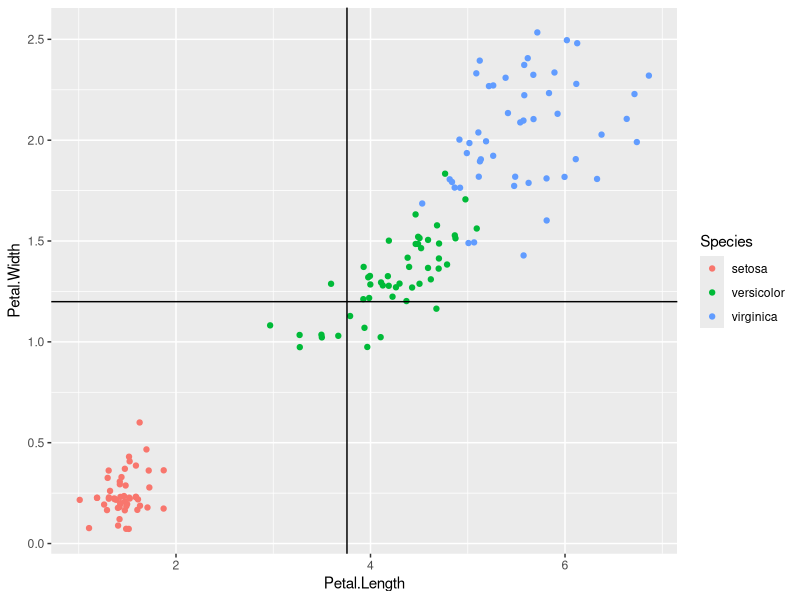
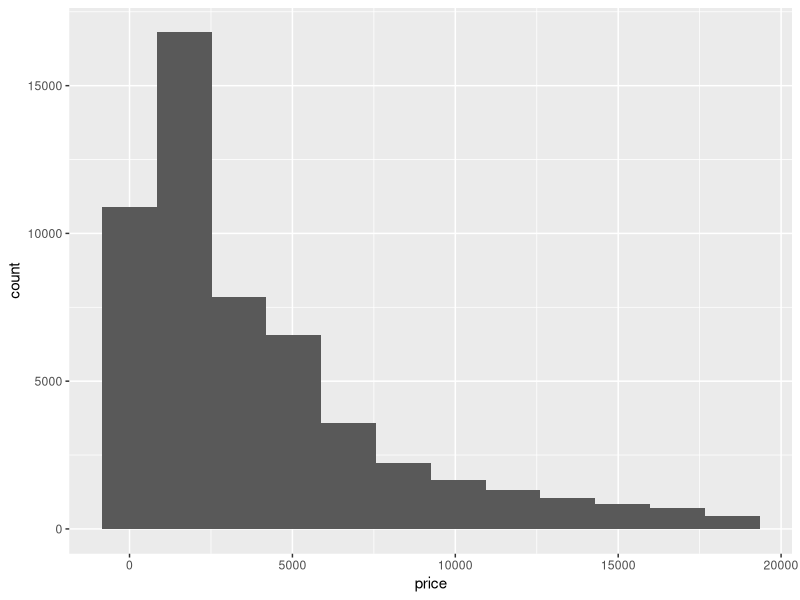
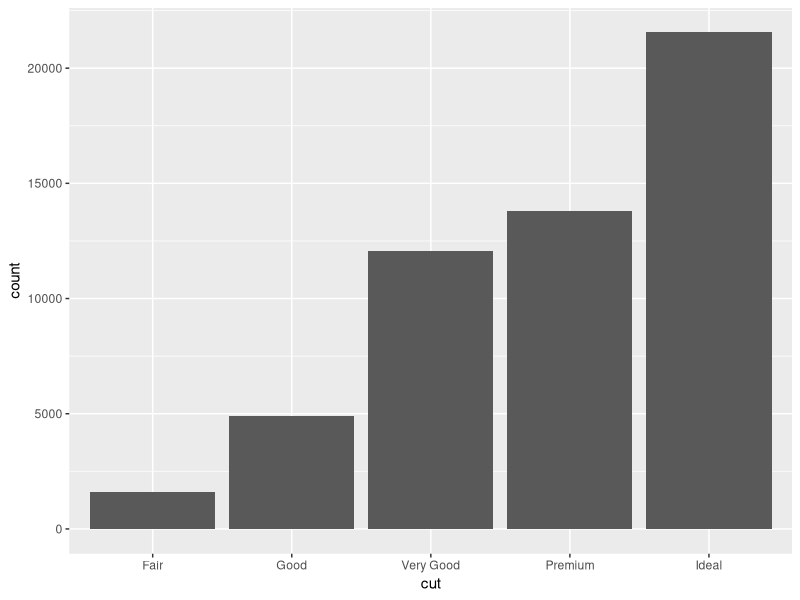
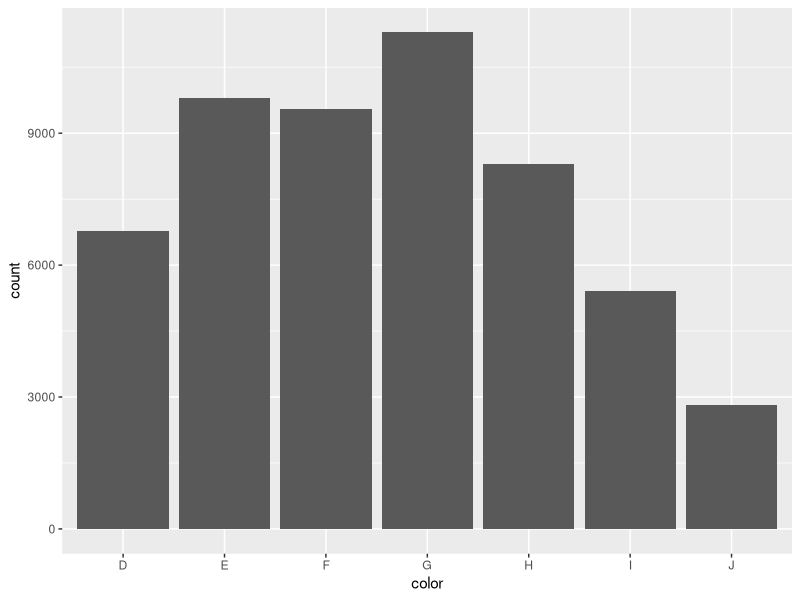
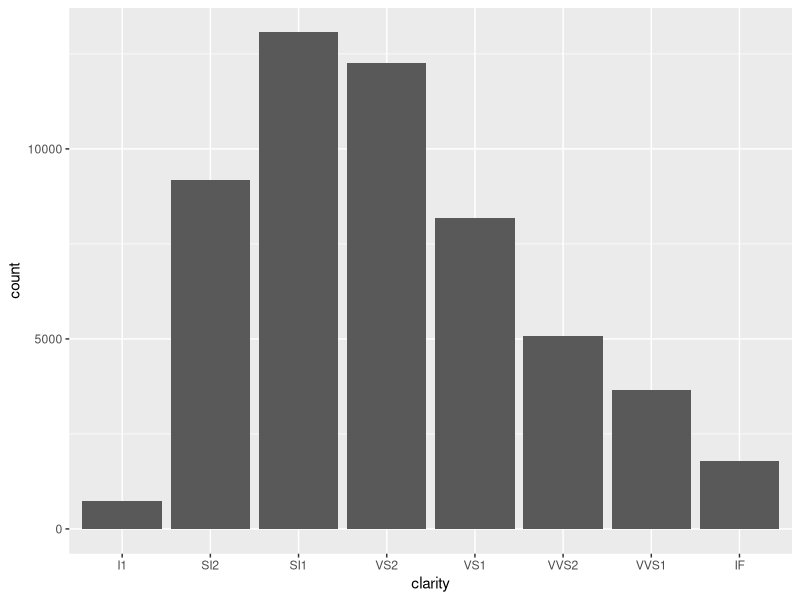
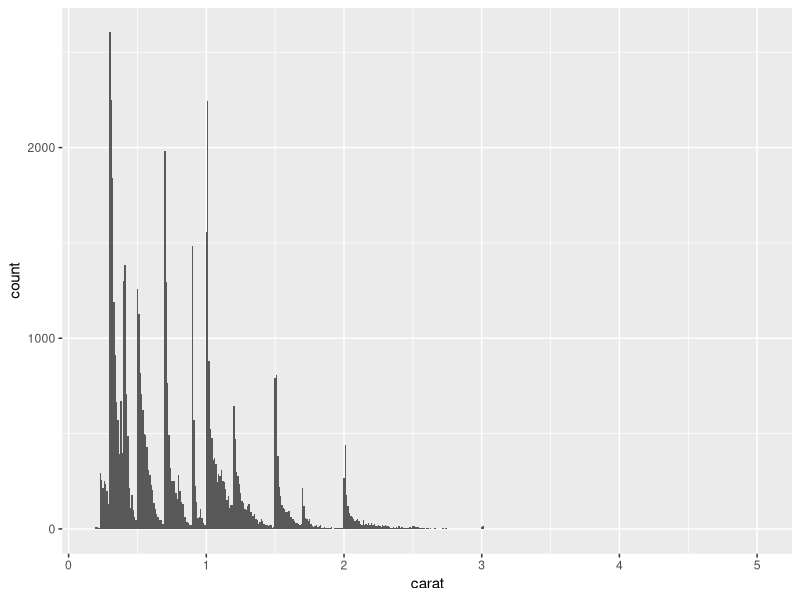
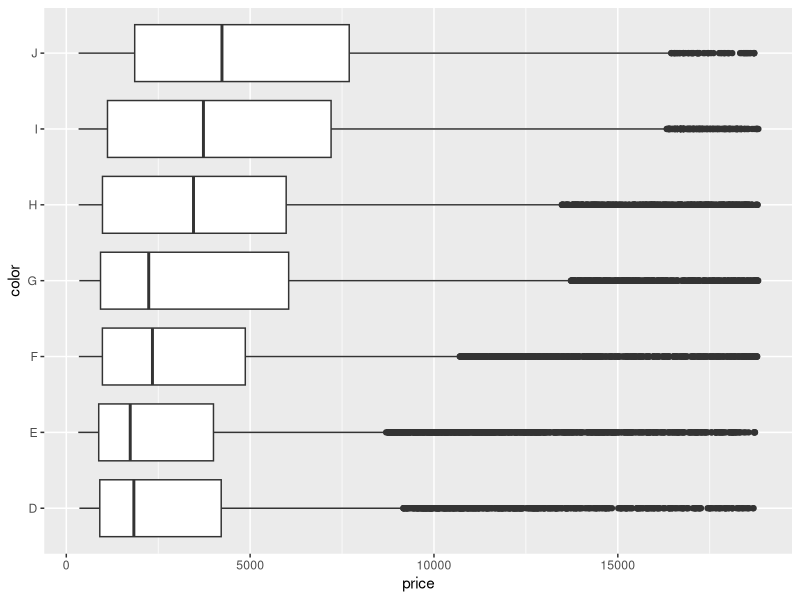
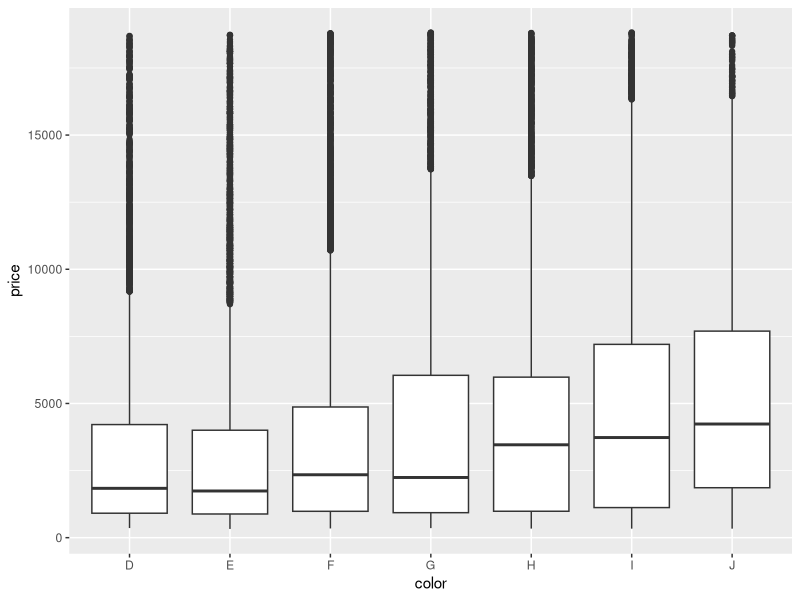

The R script that drew these images, in order:
library(tidyverse)
# h <- ggplot(diamonds, aes(carat, price))
# h + geom_bin2d(binwidth = c(0.25, 500))
# h + geom_density_2d()
# h + geom_hex()
avg_petal_length <- mean(iris$Petal.Length)
avg_petal_width <- mean(iris$Petal.Width)
sd(iris$Petal.Length)
sd(iris$Petal.Width)
cor(iris$Petal.Length,iris$Petal.Width)
?iris
ggplot(data = iris, mapping = aes(x = Petal.Length, y = Petal.Width)) + geom_point(aes(color = Species), position = "jitter") + geom_hline(aes(yintercept = avg_petal_width)) + geom_vline(aes(xintercept = avg_petal_length))

ggplot(data = diamonds, aes(price)) + geom_histogram(bins = 12)

ggplot(data = diamonds, aes(cut)) + geom_bar()
ggplot(data = diamonds, aes(color)) + geom_bar()
ggplot(data = diamonds, aes(clarity)) + geom_bar()

ggplot(data = diamonds, aes(carat)) + geom_histogram(binwidth = 0.01)

ggplot(data = diamonds, aes(x = price, y = color)) + geom_boxplot()
ggplot(data = diamonds, aes(x = color, y = price)) + geom_boxplot()

# Relationship between carat, price and colour of diamonds
ggplot(data = diamonds, mapping = aes(x = carat, y = price)) + geom_point(aes(color = color), position = "jitter") + labs(title = "Relationship between carat, price and colour of diamonds", x = "Carat", y = "Price", color = "Color of diamond") + theme(plot.title = element_text(hjust = 0.5)) + geom_smooth()
# Relationship between carat and price of diamonds
ggplot(data = diamonds, mapping = aes(x = carat, y = price)) + geom_hex() + labs(title = "Relationship between carat and price of diamonds", x = "Carat", y = "Price") + theme(plot.title = element_text(hjust = 0.5))
